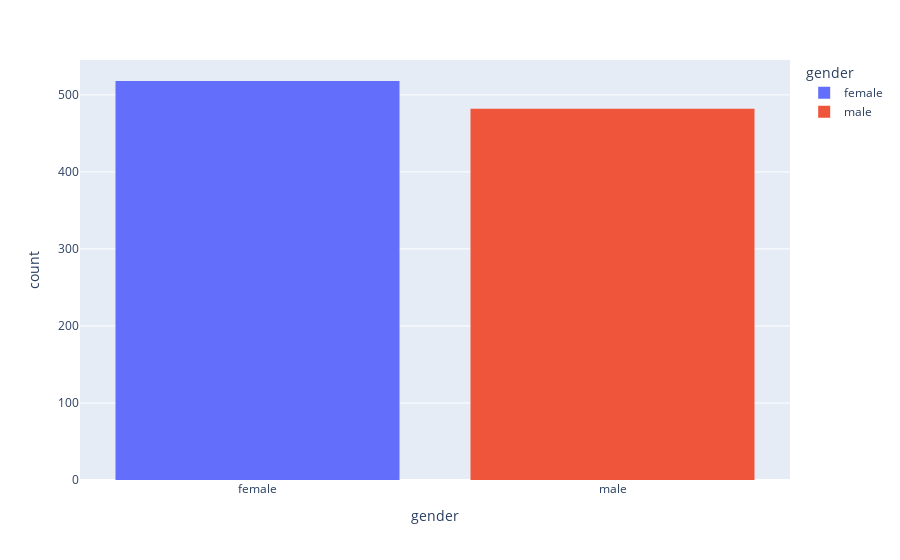

The cell this chart's notebook holds for it:
### Code cell
px.histogram(dataset, x="gender", color="gender")

### Figure 1 — Plotly figure (JSON) as saved in the notebook; plotly's stock layout.template omitted (floating-point values rounded to 4 significant figures; data arrays with more than 128 entries replaced by an {"elided": "..."} marker saying what was removed)
{"data": [{"alignmentgroup": "True", "bingroup": "x", "hovertemplate": "gender=%{x}<br>count=%{y}<extra></extra>", "legendgroup": "female", "marker": {"color": "#636efa", "pattern": {"shape": ""}}, "name": "female", "offsetgroup": "female", "orientation": "v", "showlegend": true, "type": "histogram", "x": {"elided": "518 str values"}, "xaxis": "x", "yaxis": "y"}, {"alignmentgroup": "True", "bingroup": "x", "hovertemplate": "gender=%{x}<br>count=%{y}<extra></extra>", "legendgroup": "male", "marker": {"color": "#EF553B", "pattern": {"shape": ""}}, "name": "male", "offsetgroup": "male", "orientation": "v", "showlegend": true, "type": "histogram", "x": {"elided": "482 str values"}, "xaxis": "x", "yaxis": "y"}], "layout": {"barmode": "relative", "legend": {"title": {"text": "gender"}, "tracegroupgap": 0}, "margin": {"t": 60}, "xaxis": {"anchor": "y", "categoryarray": ["female", "male"], "categoryorder": "array", "domain": [0, 1], "title": {"text": "gender"}}, "yaxis": {"anchor": "x", "domain": [0, 1], "title": {"text": "count"}}}}
